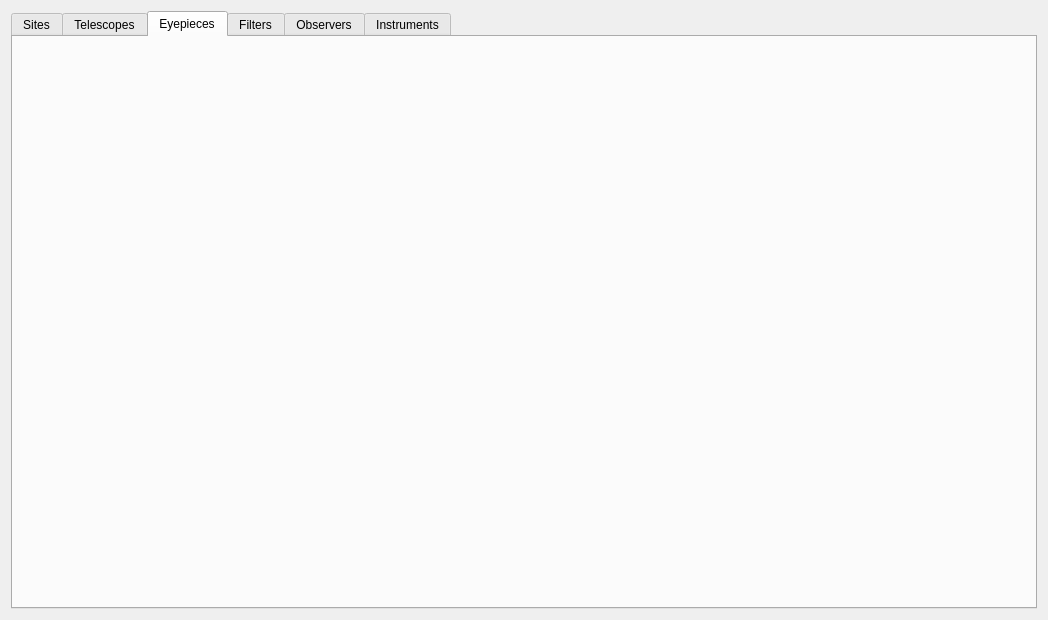
<?xml version="1.0" encoding="UTF-8"?>
<ui version="4.0">
 <class>Dialog</class>
 <widget class="QDialog" name="Dialog">
  <property name="geometry">
   <rect>
    <x>0</x>
    <y>0</y>
    <width>1048</width>
    <height>620</height>
   </rect>
  </property>
  <property name="windowTitle">
   <string>Add/Edit Resources</string>
  </property>
  <property name="windowIcon">
   <iconset resource="../VSOP.qrc">
    <normaloff>:/icons/database/database_edit.png</normaloff>:/icons/database/database_edit.png</iconset>
  </property>
  <layout class="QGridLayout" name="gridLayout">
   <item row="1" column="0">
    <widget class="QTabWidget" name="tabWidget">
     <property name="currentIndex">
      <number>2</number>
     </property>
     <widget class="QWidget" name="tab">
      <attribute name="title">
       <string>Sites</string>
      </attribute>
      <layout class="QGridLayout" name="gridLayout_2">
       <item row="1" column="9">
        <widget class="QComboBox" name="comboBoxNS">
         <item>
          <property name="text">
           <string>N</string>
          </property>
         </item>
         <item>
          <property name="text">
           <string>S</string>
          </property>
         </item>
        </widget>
       </item>
       <item row="1" column="7">
        <widget class="QDoubleSpinBox" name="doubleSpinBoxLatitudeSeconds">
         <property name="maximum">
          <double>60.000000000000000</double>
         </property>
        </widget>
       </item>
       <item row="1" column="2">
        <widget class="QLabel" name="label_2">
         <property name="text">
          <string>Latitude</string>
         </property>
        </widget>
       </item>
       <item row="2" column="8">
        <widget class="QLabel" name="label_33">
         <property name="text">
          <string>&quot;</string>
         </property>
        </widget>
       </item>
       <item row="2" column="9">
        <widget class="QComboBox" name="comboBoxEW">
         <item>
          <property name="text">
           <string>E</string>
          </property>
         </item>
         <item>
          <property name="text">
           <string>W</string>
          </property>
         </item>
        </widget>
       </item>
       <item row="2" column="3">
        <widget class="QSpinBox" name="spinBoxLongitudeDegrees">
         <property name="sizePolicy">
          <sizepolicy hsizetype="Fixed" vsizetype="Fixed">
           <horstretch>0</horstretch>
           <verstretch>0</verstretch>
          </sizepolicy>
         </property>
         <property name="maximum">
          <number>180</number>
         </property>
        </widget>
       </item>
       <item row="1" column="5">
        <widget class="QSpinBox" name="spinBoxLatitudeMinutes">
         <property name="maximum">
          <number>60</number>
         </property>
        </widget>
       </item>
       <item row="1" column="4">
        <widget class="QLabel" name="label_28">
         <property name="text">
          <string>&lt;html&gt;&lt;head/&gt;&lt;body&gt;&lt;p&gt;°&lt;/p&gt;&lt;/body&gt;&lt;/html&gt;</string>
         </property>
        </widget>
       </item>
       <item row="1" column="3">
        <widget class="QSpinBox" name="spinBoxLatitudeDegrees">
         <property name="sizePolicy">
          <sizepolicy hsizetype="Fixed" vsizetype="Fixed">
           <horstretch>0</horstretch>
           <verstretch>0</verstretch>
          </sizepolicy>
         </property>
         <property name="maximum">
          <number>90</number>
         </property>
        </widget>
       </item>
       <item row="4" column="3" colspan="6">
        <widget class="QDoubleSpinBox" name="doubleSpinBoxTimeOffset">
         <property name="wrapping">
          <bool>true</bool>
         </property>
         <property name="buttonSymbols">
          <enum>QAbstractSpinBox::PlusMinus</enum>
         </property>
         <property name="decimals">
          <number>1</number>
         </property>
         <property name="minimum">
          <double>-12.000000000000000</double>
         </property>
         <property name="maximum">
          <double>12.000000000000000</double>
         </property>
         <property name="singleStep">
          <double>0.500000000000000</double>
         </property>
        </widget>
       </item>
       <item row="0" column="2">
        <widget class="QLabel" name="label">
         <property name="text">
          <string>Site Name</string>
         </property>
        </widget>
       </item>
       <item row="6" column="2">
        <widget class="QLabel" name="label_16">
         <property name="text">
          <string>IAU Code</string>
         </property>
        </widget>
       </item>
       <item row="0" column="3" colspan="6">
        <widget class="QLineEdit" name="lineEditSiteName"/>
       </item>
       <item row="2" column="7">
        <widget class="QDoubleSpinBox" name="doubleSpinBoxLongitudeSeconds">
         <property name="maximum">
          <double>60.000000000000000</double>
         </property>
        </widget>
       </item>
       <item row="1" column="6">
        <widget class="QLabel" name="label_29">
         <property name="text">
          <string>&lt;html&gt;&lt;head/&gt;&lt;body&gt;&lt;p&gt;'&lt;/p&gt;&lt;/body&gt;&lt;/html&gt;</string>
         </property>
        </widget>
       </item>
       <item row="2" column="5">
        <widget class="QSpinBox" name="spinBoxLongitudeMinutes">
         <property name="maximum">
          <number>60</number>
         </property>
        </widget>
       </item>
       <item row="2" column="2">
        <widget class="QLabel" name="label_3">
         <property name="text">
          <string>Longitude</string>
         </property>
        </widget>
       </item>
       <item row="5" column="3" colspan="6">
        <widget class="QComboBox" name="comboBoxDaylightSaving"/>
       </item>
       <item row="3" column="2">
        <widget class="QLabel" name="label_4">
         <property name="text">
          <string>Altitude</string>
         </property>
        </widget>
       </item>
       <item row="6" column="3" colspan="6">
        <widget class="QLineEdit" name="lineEditIAUCode"/>
       </item>
       <item row="2" column="4">
        <widget class="QLabel" name="label_30">
         <property name="text">
          <string>&lt;html&gt;&lt;head/&gt;&lt;body&gt;&lt;p&gt;°&lt;/p&gt;&lt;/body&gt;&lt;/html&gt;</string>
         </property>
        </widget>
       </item>
       <item row="3" column="3" colspan="6">
        <widget class="QSpinBox" name="spinBoxAltitude">
         <property name="buttonSymbols">
          <enum>QAbstractSpinBox::PlusMinus</enum>
         </property>
         <property name="accelerated">
          <bool>true</bool>
         </property>
         <property name="showGroupSeparator" stdset="0">
          <bool>true</bool>
         </property>
         <property name="minimum">
          <number>-500</number>
         </property>
         <property name="maximum">
          <number>8000</number>
         </property>
         <property name="singleStep">
          <number>100</number>
         </property>
        </widget>
       </item>
       <item row="5" column="2">
        <widget class="QLabel" name="label_6">
         <property name="text">
          <string>Daylight Saving Rules</string>
         </property>
        </widget>
       </item>
       <item row="3" column="9">
        <widget class="QLabel" name="label_7">
         <property name="text">
          <string>meters</string>
         </property>
        </widget>
       </item>
       <item row="4" column="9">
        <widget class="QLabel" name="label_8">
         <property name="text">
          <string>hours</string>
         </property>
        </widget>
       </item>
       <item row="0" column="9">
        <widget class="QCheckBox" name="checkBox">
         <property name="text">
          <string>default</string>
         </property>
        </widget>
       </item>
       <item row="1" column="8">
        <widget class="QLabel" name="label_32">
         <property name="text">
          <string>&quot;</string>
         </property>
        </widget>
       </item>
       <item row="4" column="2">
        <widget class="QLabel" name="label_5">
         <property name="text">
          <string>Offset from UT</string>
         </property>
        </widget>
       </item>
       <item row="7" column="2">
        <widget class="QCheckBox" name="checkBoxDontDisplay">
         <property name="toolTip">
          <string>&lt;html&gt;&lt;head/&gt;&lt;body&gt;&lt;p&gt;&lt;span style=&quot; text-decoration: underline;&quot;&gt;Dont display in lists and drop downs&lt;/span&gt;&lt;/p&gt;&lt;/body&gt;&lt;/html&gt;</string>
         </property>
         <property name="text">
          <string>Dont Display</string>
         </property>
        </widget>
       </item>
       <item row="2" column="6">
        <widget class="QLabel" name="label_31">
         <property name="text">
          <string>&lt;html&gt;&lt;head/&gt;&lt;body&gt;&lt;p&gt;'&lt;/p&gt;&lt;/body&gt;&lt;/html&gt;</string>
         </property>
        </widget>
       </item>
       <item row="8" column="2">
        <spacer name="verticalSpacer">
         <property name="orientation">
          <enum>Qt::Vertical</enum>
         </property>
         <property name="sizeHint" stdset="0">
          <size>
           <width>20</width>
           <height>40</height>
          </size>
         </property>
        </spacer>
       </item>
       <item row="11" column="2" colspan="7">
        <layout class="QGridLayout" name="gridLayout_8" rowminimumheight="0">
         <property name="sizeConstraint">
          <enum>QLayout::SetMinimumSize</enum>
         </property>
         <property name="topMargin">
          <number>0</number>
         </property>
         <item row="0" column="0">
          <widget class="QPushButton" name="pushButtonSiteSaveChanges">
           <property name="text">
            <string>Save Changes</string>
           </property>
           <property name="icon">
            <iconset resource="../VSOP.qrc">
             <normaloff>:/icons/dialogButtons/accept.png</normaloff>:/icons/dialogButtons/accept.png</iconset>
           </property>
          </widget>
         </item>
         <item row="0" column="1">
          <widget class="QPushButton" name="pushButtonSiteRevertChanges">
           <property name="text">
            <string>Revert Changes</string>
           </property>
           <property name="icon">
            <iconset resource="../VSOP.qrc">
             <normaloff>:/icons/dialogButtons/cancel.png</normaloff>:/icons/dialogButtons/cancel.png</iconset>
           </property>
          </widget>
         </item>
        </layout>
       </item>
       <item row="13" column="0">
        <layout class="QGridLayout" name="gridLayout_11">
         <property name="topMargin">
          <number>0</number>
         </property>
         <property name="spacing">
          <number>0</number>
         </property>
         <item row="0" column="1">
          <widget class="QPushButton" name="pushButtonDeleteSite">
           <property name="sizePolicy">
            <sizepolicy hsizetype="Fixed" vsizetype="Fixed">
             <horstretch>0</horstretch>
             <verstretch>0</verstretch>
            </sizepolicy>
           </property>
           <property name="toolTip">
            <string>Delete Selected Site</string>
           </property>
           <property name="statusTip">
            <string>Delete Selected Site</string>
           </property>
           <property name="text">
            <string/>
           </property>
           <property name="icon">
            <iconset resource="../VSOP.qrc">
             <normaloff>:/icons/dialogButtons/delete.png</normaloff>:/icons/dialogButtons/delete.png</iconset>
           </property>
          </widget>
         </item>
         <item row="0" column="0">
          <widget class="QPushButton" name="pushButtonAddSite">
           <property name="sizePolicy">
            <sizepolicy hsizetype="Fixed" vsizetype="Fixed">
             <horstretch>0</horstretch>
             <verstretch>0</verstretch>
            </sizepolicy>
           </property>
           <property name="toolTip">
            <string>Add New Site</string>
           </property>
           <property name="statusTip">
            <string>Add New Site</string>
           </property>
           <property name="text">
            <string/>
           </property>
           <property name="icon">
            <iconset resource="../VSOP.qrc">
             <normaloff>:/icons/dialogButtons/add.png</normaloff>:/icons/dialogButtons/add.png</iconset>
           </property>
          </widget>
         </item>
         <item row="0" column="2">
          <widget class="QPushButton" name="pushButtonFilterDeletedSites">
           <property name="sizePolicy">
            <sizepolicy hsizetype="Fixed" vsizetype="Fixed">
             <horstretch>0</horstretch>
             <verstretch>0</verstretch>
            </sizepolicy>
           </property>
           <property name="toolTip">
            <string>Display deleted sites</string>
           </property>
           <property name="statusTip">
            <string>Display deleted sites</string>
           </property>
           <property name="text">
            <string/>
           </property>
           <property name="icon">
            <iconset resource="../VSOP.qrc">
             <normaloff>:/icons/icons/filters/filter_delete.png</normaloff>:/icons/icons/filters/filter_delete.png</iconset>
           </property>
           <property name="checkable">
            <bool>true</bool>
           </property>
          </widget>
         </item>
        </layout>
       </item>
       <item row="0" column="0" rowspan="13" colspan="2">
        <widget class="QListWidget" name="listWidgetSiteNames">
         <property name="verticalScrollBarPolicy">
          <enum>Qt::ScrollBarAlwaysOn</enum>
         </property>
         <property name="showDropIndicator" stdset="0">
          <bool>false</bool>
         </property>
         <property name="alternatingRowColors">
          <bool>true</bool>
         </property>
         <property name="sortingEnabled">
          <bool>true</bool>
         </property>
        </widget>
       </item>
      </layout>
     </widget>
     <widget class="QWidget" name="tab_2">
      <attribute name="title">
       <string>Telescopes</string>
      </attribute>
      <layout class="QGridLayout" name="gridLayout_3">
       <item row="4" column="2">
        <spacer name="verticalSpacer_2">
         <property name="orientation">
          <enum>Qt::Vertical</enum>
         </property>
         <property name="sizeHint" stdset="0">
          <size>
           <width>20</width>
           <height>40</height>
          </size>
         </property>
        </spacer>
       </item>
       <item row="1" column="4">
        <widget class="QLabel" name="label_12">
         <property name="text">
          <string>mm</string>
         </property>
        </widget>
       </item>
       <item row="1" column="3">
        <widget class="QLineEdit" name="lineEdit_7"/>
       </item>
       <item row="0" column="3">
        <widget class="QLineEdit" name="lineEditTelescopeName"/>
       </item>
       <item row="1" column="2">
        <widget class="QLabel" name="label_10">
         <property name="text">
          <string>Aperture</string>
         </property>
        </widget>
       </item>
       <item row="2" column="2">
        <widget class="QLabel" name="label_11">
         <property name="text">
          <string>Focal Ratio</string>
         </property>
        </widget>
       </item>
       <item row="3" column="2">
        <widget class="QLabel" name="label_13">
         <property name="text">
          <string>Central Obstruction</string>
         </property>
        </widget>
       </item>
       <item row="3" column="3">
        <widget class="QSpinBox" name="spinBox"/>
       </item>
       <item row="0" column="2">
        <widget class="QLabel" name="label_9">
         <property name="text">
          <string>Telescope Name</string>
         </property>
        </widget>
       </item>
       <item row="0" column="4">
        <widget class="QCheckBox" name="checkBox_2">
         <property name="text">
          <string>default</string>
         </property>
        </widget>
       </item>
       <item row="3" column="4">
        <widget class="QLabel" name="label_14">
         <property name="sizePolicy">
          <sizepolicy hsizetype="Fixed" vsizetype="Minimum">
           <horstretch>0</horstretch>
           <verstretch>0</verstretch>
          </sizepolicy>
         </property>
         <property name="text">
          <string>%</string>
         </property>
         <property name="alignment">
          <set>Qt::AlignCenter</set>
         </property>
        </widget>
       </item>
       <item row="5" column="0">
        <layout class="QGridLayout" name="gridLayout_10">
         <property name="topMargin">
          <number>0</number>
         </property>
         <property name="spacing">
          <number>0</number>
         </property>
         <item row="0" column="1">
          <widget class="QPushButton" name="pushButton_4">
           <property name="sizePolicy">
            <sizepolicy hsizetype="Fixed" vsizetype="Fixed">
             <horstretch>0</horstretch>
             <verstretch>0</verstretch>
            </sizepolicy>
           </property>
           <property name="text">
            <string/>
           </property>
           <property name="icon">
            <iconset resource="../VSOP.qrc">
             <normaloff>:/icons/dialogButtons/delete.png</normaloff>:/icons/dialogButtons/delete.png</iconset>
           </property>
          </widget>
         </item>
         <item row="0" column="2">
          <widget class="QPushButton" name="pushButton_5">
           <property name="sizePolicy">
            <sizepolicy hsizetype="Fixed" vsizetype="Fixed">
             <horstretch>0</horstretch>
             <verstretch>0</verstretch>
            </sizepolicy>
           </property>
           <property name="text">
            <string/>
           </property>
           <property name="icon">
            <iconset resource="../VSOP.qrc">
             <normaloff>:/icons/icons/filters/filter_delete.png</normaloff>:/icons/icons/filters/filter_delete.png</iconset>
           </property>
          </widget>
         </item>
         <item row="0" column="0">
          <widget class="QPushButton" name="pushButton_2">
           <property name="sizePolicy">
            <sizepolicy hsizetype="Fixed" vsizetype="Fixed">
             <horstretch>0</horstretch>
             <verstretch>0</verstretch>
            </sizepolicy>
           </property>
           <property name="text">
            <string/>
           </property>
           <property name="icon">
            <iconset resource="../VSOP.qrc">
             <normaloff>:/icons/dialogButtons/add.png</normaloff>:/icons/dialogButtons/add.png</iconset>
           </property>
          </widget>
         </item>
        </layout>
       </item>
       <item row="0" column="0" rowspan="5" colspan="2">
        <widget class="QListWidget" name="listWidgetTelescopes">
         <property name="sizePolicy">
          <sizepolicy hsizetype="Expanding" vsizetype="Expanding">
           <horstretch>0</horstretch>
           <verstretch>0</verstretch>
          </sizepolicy>
         </property>
         <property name="frameShadow">
          <enum>QFrame::Sunken</enum>
         </property>
         <property name="verticalScrollBarPolicy">
          <enum>Qt::ScrollBarAlwaysOn</enum>
         </property>
         <property name="alternatingRowColors">
          <bool>true</bool>
         </property>
         <property name="sortingEnabled">
          <bool>true</bool>
         </property>
        </widget>
       </item>
      </layout>
     </widget>
     <widget class="QWidget" name="tab_3">
      <attribute name="title">
       <string>Eyepieces</string>
      </attribute>
     </widget>
     <widget class="QWidget" name="tab_4">
      <attribute name="title">
       <string>Filters</string>
      </attribute>
      <layout class="QGridLayout" name="gridLayout_4">
       <item row="0" column="0" rowspan="2" colspan="2">
        <widget class="QListWidget" name="listWidget_3">
         <property name="verticalScrollBarPolicy">
          <enum>Qt::ScrollBarAlwaysOn</enum>
         </property>
        </widget>
       </item>
       <item row="0" column="2">
        <widget class="QLabel" name="label_15">
         <property name="text">
          <string>Filter Name</string>
         </property>
        </widget>
       </item>
       <item row="0" column="4">
        <widget class="QCheckBox" name="checkBox_3">
         <property name="text">
          <string>Default</string>
         </property>
        </widget>
       </item>
       <item row="1" column="2">
        <spacer name="verticalSpacer_3">
         <property name="orientation">
          <enum>Qt::Vertical</enum>
         </property>
         <property name="sizeHint" stdset="0">
          <size>
           <width>20</width>
           <height>40</height>
          </size>
         </property>
        </spacer>
       </item>
       <item row="0" column="3">
        <widget class="QLineEdit" name="lineEdit_8"/>
       </item>
      </layout>
     </widget>
     <widget class="QWidget" name="tab_5">
      <attribute name="title">
       <string>Observers</string>
      </attribute>
      <layout class="QGridLayout" name="gridLayout_5">
       <item row="3" column="2">
        <spacer name="verticalSpacer_4">
         <property name="orientation">
          <enum>Qt::Vertical</enum>
         </property>
         <property name="sizeHint" stdset="0">
          <size>
           <width>20</width>
           <height>40</height>
          </size>
         </property>
        </spacer>
       </item>
       <item row="0" column="2">
        <widget class="QLabel" name="label_17">
         <property name="text">
          <string>Observer Name</string>
         </property>
        </widget>
       </item>
       <item row="2" column="2">
        <widget class="QLabel" name="label_19">
         <property name="text">
          <string>AAVSO Code</string>
         </property>
        </widget>
       </item>
       <item row="0" column="4">
        <widget class="QCheckBox" name="checkBox_4">
         <property name="text">
          <string>Default</string>
         </property>
        </widget>
       </item>
       <item row="1" column="2">
        <widget class="QLabel" name="label_18">
         <property name="text">
          <string>eMail Address</string>
         </property>
        </widget>
       </item>
       <item row="2" column="3">
        <widget class="QLineEdit" name="lineEditObserverAAVSO"/>
       </item>
       <item row="1" column="3">
        <widget class="QLineEdit" name="lineEditObserverEMail"/>
       </item>
       <item row="0" column="3">
        <widget class="QLineEdit" name="lineEditObserverName"/>
       </item>
       <item row="4" column="0">
        <layout class="QGridLayout" name="gridLayout_9">
         <property name="topMargin">
          <number>0</number>
         </property>
         <item row="0" column="1">
          <widget class="QPushButton" name="pushButton">
           <property name="sizePolicy">
            <sizepolicy hsizetype="Fixed" vsizetype="Fixed">
             <horstretch>0</horstretch>
             <verstretch>0</verstretch>
            </sizepolicy>
           </property>
           <property name="text">
            <string/>
           </property>
           <property name="icon">
            <iconset resource="../VSOP.qrc">
             <normaloff>:/icons/dialogButtons/delete.png</normaloff>:/icons/dialogButtons/delete.png</iconset>
           </property>
          </widget>
         </item>
         <item row="0" column="0">
          <widget class="QPushButton" name="pushButton_3">
           <property name="sizePolicy">
            <sizepolicy hsizetype="Fixed" vsizetype="Fixed">
             <horstretch>0</horstretch>
             <verstretch>0</verstretch>
            </sizepolicy>
           </property>
           <property name="text">
            <string/>
           </property>
           <property name="icon">
            <iconset resource="../VSOP.qrc">
             <normaloff>:/icons/dialogButtons/add.png</normaloff>:/icons/dialogButtons/add.png</iconset>
           </property>
          </widget>
         </item>
        </layout>
       </item>
       <item row="0" column="0" rowspan="4" colspan="2">
        <widget class="QListWidget" name="listWidget_4">
         <property name="verticalScrollBarPolicy">
          <enum>Qt::ScrollBarAlwaysOn</enum>
         </property>
         <property name="alternatingRowColors">
          <bool>true</bool>
         </property>
         <property name="sortingEnabled">
          <bool>true</bool>
         </property>
        </widget>
       </item>
      </layout>
     </widget>
     <widget class="QWidget" name="tab_6">
      <attribute name="title">
       <string>Instruments</string>
      </attribute>
      <layout class="QGridLayout" name="gridLayout_6">
       <item row="6" column="0">
        <layout class="QGridLayout" name="gridLayout_7">
         <property name="topMargin">
          <number>0</number>
         </property>
         <item row="0" column="0">
          <widget class="QPushButton" name="pushButton_8">
           <property name="sizePolicy">
            <sizepolicy hsizetype="Fixed" vsizetype="Fixed">
             <horstretch>0</horstretch>
             <verstretch>0</verstretch>
            </sizepolicy>
           </property>
           <property name="text">
            <string/>
           </property>
           <property name="icon">
            <iconset resource="../VSOP.qrc">
             <normaloff>:/icons/dialogButtons/add.png</normaloff>:/icons/dialogButtons/add.png</iconset>
           </property>
          </widget>
         </item>
         <item row="0" column="1">
          <widget class="QPushButton" name="pushButton_9">
           <property name="sizePolicy">
            <sizepolicy hsizetype="Fixed" vsizetype="Fixed">
             <horstretch>0</horstretch>
             <verstretch>0</verstretch>
            </sizepolicy>
           </property>
           <property name="text">
            <string/>
           </property>
           <property name="icon">
            <iconset resource="../VSOP.qrc">
             <normaloff>:/icons/dialogButtons/delete.png</normaloff>:/icons/dialogButtons/delete.png</iconset>
           </property>
          </widget>
         </item>
         <item row="0" column="2">
          <widget class="QPushButton" name="pushButtonFilterDeletedInstruments">
           <property name="text">
            <string/>
           </property>
           <property name="icon">
            <iconset resource="../VSOP.qrc">
             <normaloff>:/icons/icons/filters/filter_delete.png</normaloff>:/icons/icons/filters/filter_delete.png</iconset>
           </property>
           <property name="checkable">
            <bool>true</bool>
           </property>
          </widget>
         </item>
        </layout>
       </item>
       <item row="4" column="7">
        <widget class="QLabel" name="label_27">
         <property name="sizePolicy">
          <sizepolicy hsizetype="Fixed" vsizetype="Preferred">
           <horstretch>0</horstretch>
           <verstretch>0</verstretch>
          </sizepolicy>
         </property>
         <property name="text">
          <string>H</string>
         </property>
        </widget>
       </item>
       <item row="3" column="5">
        <widget class="QLabel" name="label_26">
         <property name="sizePolicy">
          <sizepolicy hsizetype="Fixed" vsizetype="Preferred">
           <horstretch>0</horstretch>
           <verstretch>0</verstretch>
          </sizepolicy>
         </property>
         <property name="text">
          <string>W x</string>
         </property>
        </widget>
       </item>
       <item row="4" column="6">
        <widget class="QSpinBox" name="spinBox_3"/>
       </item>
       <item row="0" column="4" colspan="4">
        <widget class="QLineEdit" name="lineEdit_13"/>
       </item>
       <item row="1" column="2">
        <widget class="QLabel" name="label_21">
         <property name="text">
          <string>Main Sensor</string>
         </property>
        </widget>
       </item>
       <item row="3" column="4">
        <widget class="QDoubleSpinBox" name="doubleSpinBox"/>
       </item>
       <item row="4" column="5">
        <widget class="QLabel" name="label_23">
         <property name="sizePolicy">
          <sizepolicy hsizetype="Fixed" vsizetype="Preferred">
           <horstretch>0</horstretch>
           <verstretch>0</verstretch>
          </sizepolicy>
         </property>
         <property name="text">
          <string>W x </string>
         </property>
        </widget>
       </item>
       <item row="0" column="0" rowspan="6" colspan="2">
        <widget class="QListWidget" name="listWidgetInstruments">
         <property name="verticalScrollBarPolicy">
          <enum>Qt::ScrollBarAlwaysOn</enum>
         </property>
         <property name="alternatingRowColors">
          <bool>true</bool>
         </property>
        </widget>
       </item>
       <item row="0" column="2">
        <widget class="QLabel" name="label_20">
         <property name="text">
          <string>Instrument Name</string>
         </property>
        </widget>
       </item>
       <item row="3" column="6">
        <widget class="QDoubleSpinBox" name="doubleSpinBox_2"/>
       </item>
       <item row="4" column="4">
        <widget class="QSpinBox" name="spinBox_2"/>
       </item>
       <item row="4" column="2">
        <widget class="QLabel" name="label_25">
         <property name="text">
          <string>Sensor Size</string>
         </property>
        </widget>
       </item>
       <item row="3" column="7">
        <widget class="QLabel" name="label_24">
         <property name="sizePolicy">
          <sizepolicy hsizetype="Fixed" vsizetype="Preferred">
           <horstretch>0</horstretch>
           <verstretch>0</verstretch>
          </sizepolicy>
         </property>
         <property name="text">
          <string>H</string>
         </property>
        </widget>
       </item>
       <item row="0" column="8">
        <widget class="QCheckBox" name="checkBox_6">
         <property name="text">
          <string>CheckBox</string>
         </property>
        </widget>
       </item>
       <item row="5" column="2">
        <spacer name="verticalSpacer_5">
         <property name="orientation">
          <enum>Qt::Vertical</enum>
         </property>
         <property name="sizeHint" stdset="0">
          <size>
           <width>20</width>
           <height>40</height>
          </size>
         </property>
        </spacer>
       </item>
       <item row="3" column="2">
        <widget class="QLabel" name="label_22">
         <property name="text">
          <string>Pixel  Size (um)</string>
         </property>
        </widget>
       </item>
      </layout>
     </widget>
    </widget>
   </item>
  </layout>
 </widget>
 <resources>
  <include location="../VSOP.qrc"/>
 </resources>
 <connections/>
</ui>
